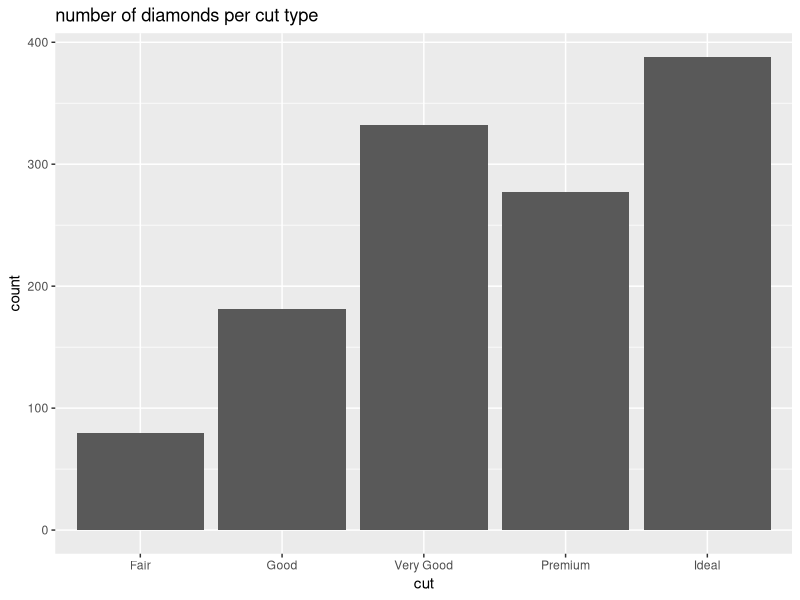
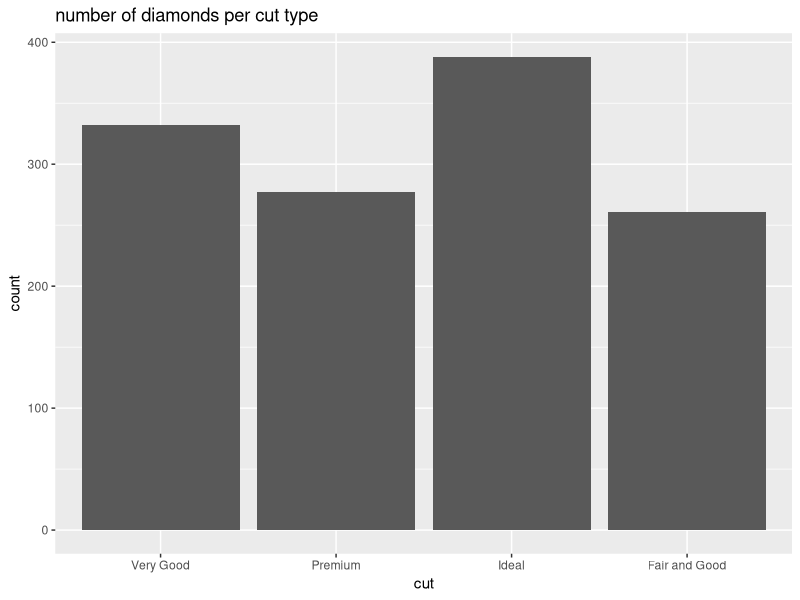
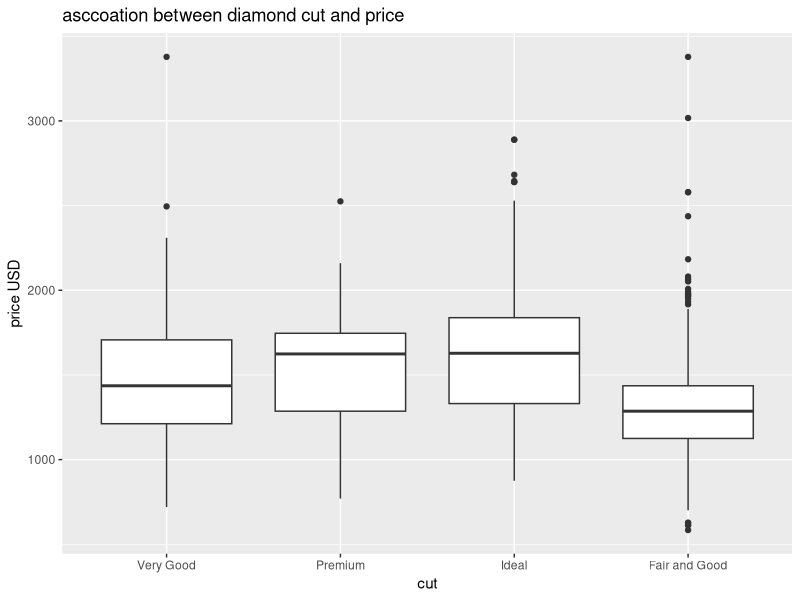
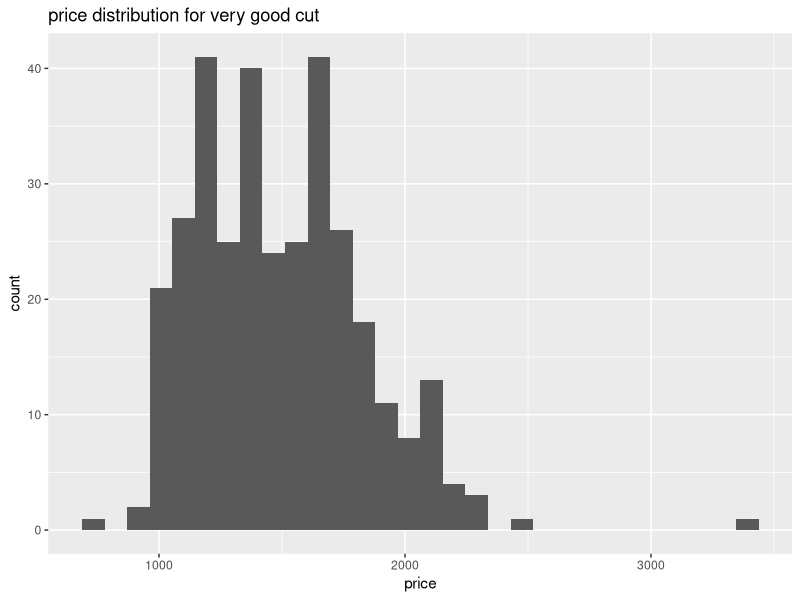
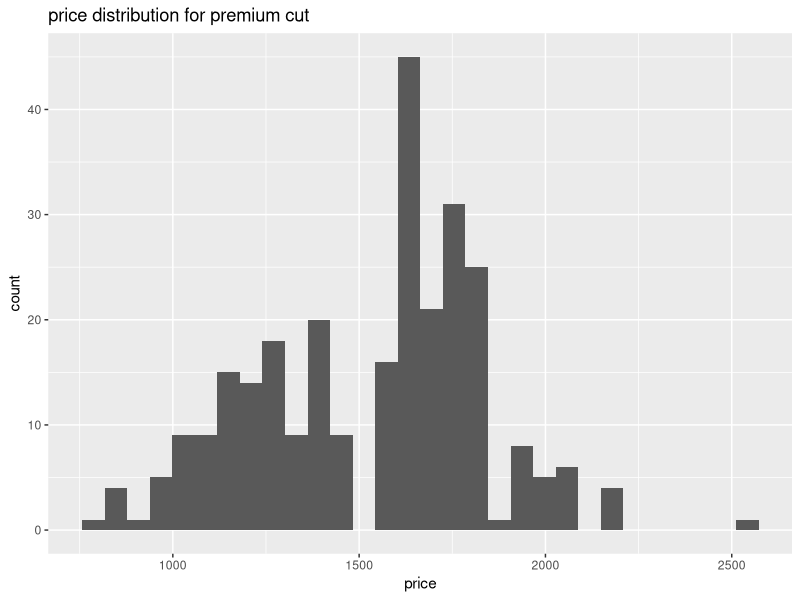
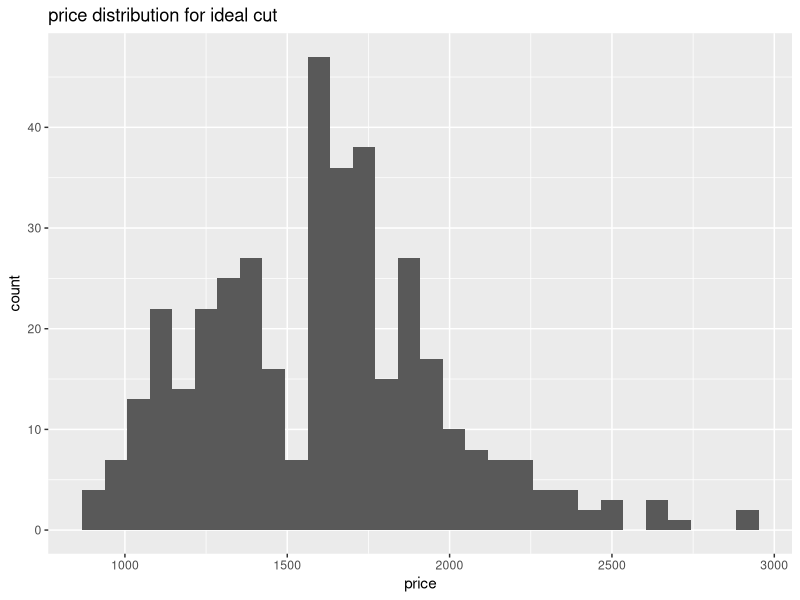
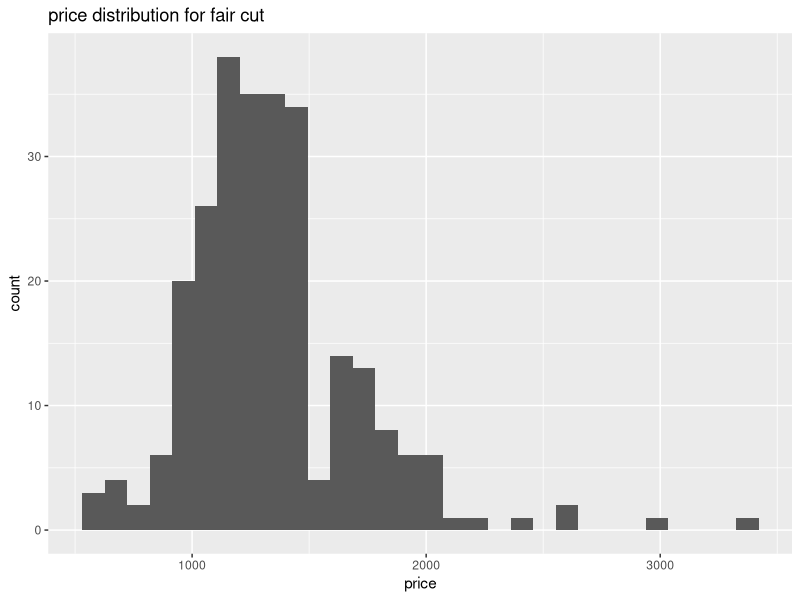

Recreate these plots in R, in order.
## ---- chunk 1
knitr::opts_chunk$set(echo = TRUE)
## ---- chunk 2
library(tidyverse)
library(knitr)
library(broom)
## ---- chunk 3
data <- diamonds
glimpse(diamonds)
## ---- chunk 4
d_sub <- subset(data,  carat == .5)
## ---- chunk 5
ggplot(data = d_sub, aes(x=cut)) +
         geom_bar() + labs(title = "number of diamonds per cut type")

## ---- chunk 6
combine <- d_sub %>% 
  mutate(cut = fct_lump(cut, n = 3, other_level = "Fair and Good")) 

## ---- chunk 7
ggplot(data = combine, aes(x=cut)) +
         geom_bar() + labs(title = "number of diamonds per cut type")

## ---- chunk 8
ggplot(data = combine, aes(x=cut, y = price)) + geom_boxplot() + labs(title = "asccoation between diamond cut and price ", y = "price USD")
## ---- chunk 9
m1 <- lm(price~cut, data = combine)
summary(m1)
## ---- chunk 10
vg <- combine %>% filter(cut == "Very Good")
p <- combine %>% filter(cut == "Premium")
i <- combine %>% filter(cut == "Ideal")
fg <- combine %>% filter(cut == "Fair and Good")
summary(combine)


## ---- chunk 11
mean(vg$price)
sd(vg$price)
nrow(vg)

## ---- chunk 12
mean(p$price)
sd(p$price)
nrow(p)
## ---- chunk 13
mean(i$price)
sd(i$price)
nrow(i)
## ---- chunk 14
mean(fg$price)
sd(fg$price)
nrow(fg)
## ---- chunk 15
mvg <- ggplot(data = vg, aes(x=price)) +
         geom_histogram() + labs(title = "price distribution for very good cut")
mp <- ggplot(data = p, aes(x=price)) +
         geom_histogram() + labs(title = "price distribution for premium cut")
mi <- ggplot(data =i, aes(x=price)) +
         geom_histogram() + labs(title = "price distribution for ideal cut")
mfg <- ggplot(data = fg, aes(x=price)) +
         geom_histogram() + labs(title = "price distribution for fair cut")

mvg 
mp
mi
mfg
## ---- chunk 16
anova <- aov(price ~ cut, data = combine)
summary(anova)
